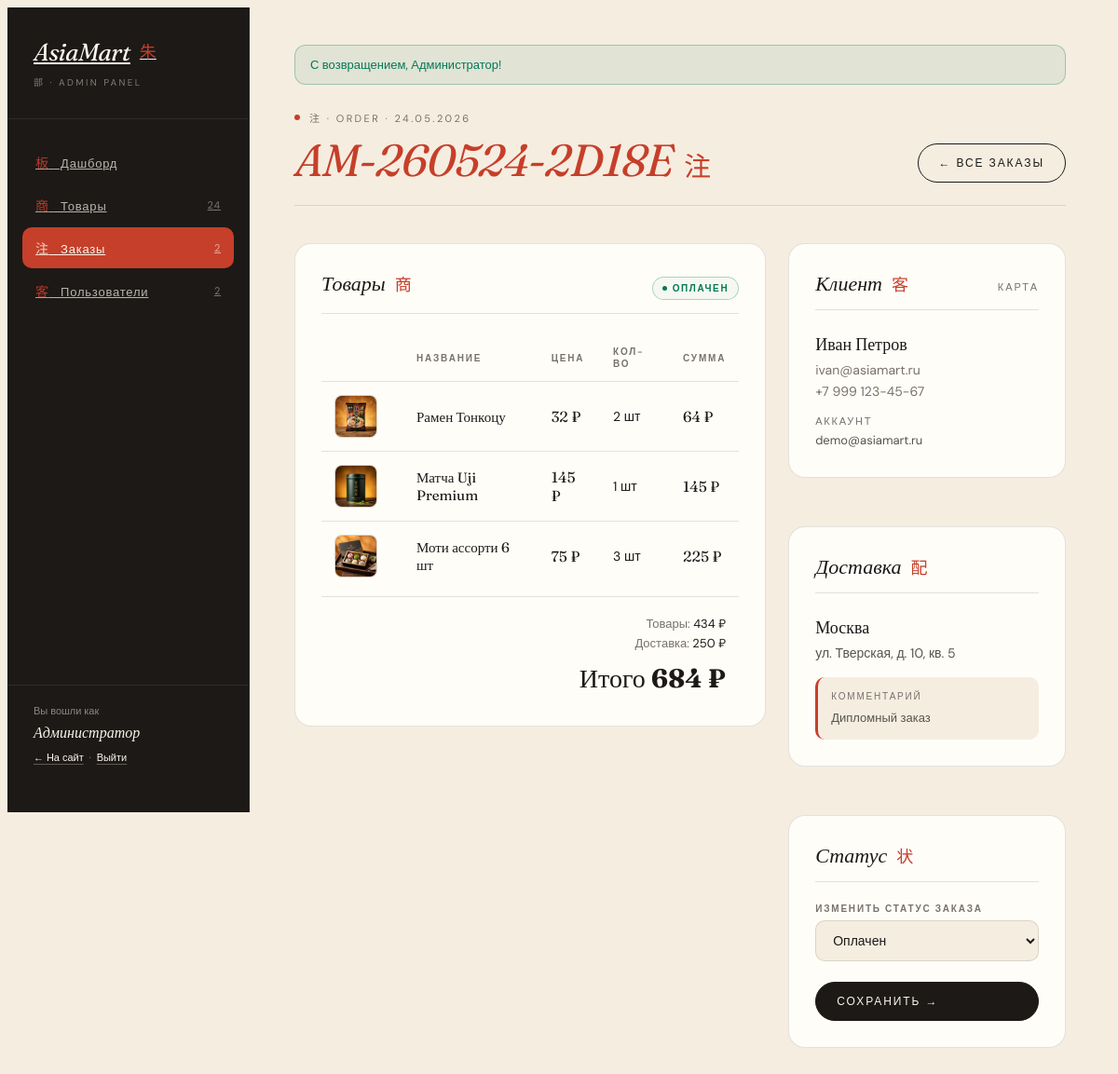
Page /admin/orders.php?id=2 (signed in) on the committed database.
### tables this page shows
CREATE TABLE `users` (
  `id` int(10) unsigned NOT NULL AUTO_INCREMENT,
  `email` varchar(190) NOT NULL,
  `password_hash` varchar(255) NOT NULL,
  `name` varchar(100) NOT NULL,
  `phone` varchar(30) DEFAULT NULL,
  `address` varchar(255) DEFAULT NULL,
  `role` enum('user','admin') NOT NULL DEFAULT 'user',
  `created_at` datetime NOT NULL DEFAULT current_timestamp(),
  PRIMARY KEY (`id`),
  UNIQUE KEY `uniq_email` (`email`)
);

CREATE TABLE `orders` (
  `id` int(10) unsigned NOT NULL AUTO_INCREMENT,
  `order_number` varchar(40) NOT NULL,
  `user_id` int(10) unsigned DEFAULT NULL,
  `status` enum('new','paid','shipped','delivered','cancelled') NOT NULL DEFAULT 'new',
  `total` decimal(10,2) NOT NULL DEFAULT 0.00,
  `customer_name` varchar(120) NOT NULL,
  `customer_phone` varchar(30) NOT NULL,
  `customer_email` varchar(190) NOT NULL,
  `city` varchar(120) NOT NULL DEFAULT '',
  `address` varchar(500) NOT NULL DEFAULT '',
  `subtotal` decimal(10,2) NOT NULL DEFAULT 0.00,
  `delivery` decimal(10,2) NOT NULL DEFAULT 0.00,
  `shipping_address` varchar(500) NOT NULL DEFAULT '',
  `payment_method` enum('card','sbp','cash') NOT NULL DEFAULT 'card',
  `comment` text DEFAULT NULL,
  `created_at` datetime NOT NULL DEFAULT current_timestamp(),
  PRIMARY KEY (`id`),
  UNIQUE KEY `uq_order_number` (`order_number`),
  KEY `idx_user` (`user_id`),
  KEY `idx_status` (`status`),
  CONSTRAINT `fk_orders_user` FOREIGN KEY (`user_id`) REFERENCES `users` (`id`) ON DELETE SET NULL ON UPDATE CASCADE
);

CREATE TABLE `order_items` (
  `id` int(10) unsigned NOT NULL AUTO_INCREMENT,
  `order_id` int(10) unsigned NOT NULL,
  `product_id` int(10) unsigned NOT NULL,
  `product_name` varchar(200) NOT NULL,
  `price` decimal(10,2) NOT NULL,
  `quantity` int(10) unsigned NOT NULL,
  PRIMARY KEY (`id`),
  KEY `idx_order` (`order_id`),
  KEY `fk_oi_product` (`product_id`),
  CONSTRAINT `fk_oi_order` FOREIGN KEY (`order_id`) REFERENCES `orders` (`id`) ON DELETE CASCADE ON UPDATE CASCADE,
  CONSTRAINT `fk_oi_product` FOREIGN KEY (`product_id`) REFERENCES `products` (`id`) ON UPDATE CASCADE
);

CREATE TABLE `products` (
  `id` int(10) unsigned NOT NULL AUTO_INCREMENT,
  `category_id` int(10) unsigned NOT NULL,
  `name` varchar(200) NOT NULL,
  `slug` varchar(200) NOT NULL,
  `short_desc` varchar(500) DEFAULT NULL,
  `description` text DEFAULT NULL,
  `price` decimal(10,2) NOT NULL DEFAULT 0.00,
  `old_price` decimal(10,2) DEFAULT NULL,
  `stock` int(11) NOT NULL DEFAULT 0,
  `country` varchar(60) DEFAULT NULL,
  `brand` varchar(80) DEFAULT NULL,
  `weight` varchar(60) DEFAULT NULL,
  `image` varchar(255) DEFAULT NULL,
  `is_featured` tinyint(1) NOT NULL DEFAULT 0,
  `rating` decimal(2,1) NOT NULL DEFAULT 5.0,
  `reviews_count` int(10) unsigned NOT NULL DEFAULT 0,
  `is_active` tinyint(1) NOT NULL DEFAULT 1,
  `created_at` datetime NOT NULL DEFAULT current_timestamp(),
  PRIMARY KEY (`id`),
  UNIQUE KEY `uniq_slug` (`slug`),
  KEY `idx_category` (`category_id`),
  KEY `idx_active` (`is_active`),
  CONSTRAINT `fk_products_category` FOREIGN KEY (`category_id`) REFERENCES `categories` (`id`) ON UPDATE CASCADE
);

### includes/db.php (called while the page is built, shortened)
<?php
function db(): PDO {
    static $pdo = null;
    if ($pdo !== null) return $pdo;
    $dsn = sprintf(
        'mysql:host=%s;port=%d;dbname=%s;charset=%s',
        DB_HOST, DB_PORT, DB_NAME, DB_CHARSET
    );
    try {
        $pdo = new PDO($dsn, DB_USER, DB_PASS, [
            PDO::ATTR_ERRMODE            => PDO::ERRMODE_EXCEPTION,
            PDO::ATTR_DEFAULT_FETCH_MODE => PDO::FETCH_ASSOC,
            PDO::ATTR_EMULATE_PREPARES   => false,
        ]);
    } catch (PDOException $e) {
        http_response_code(500);
        die('Ошибка подключения к базе данных: ' . htmlspecialchars($e->getMessage()));
    }
    return $pdo;
}

### includes/helpers.php (called while the page is built, shortened)
<?php
require_once __DIR__ . '/db.php';
function e(?string $s): string {
    return htmlspecialchars((string)$s, ENT_QUOTES | ENT_SUBSTITUTE, 'UTF-8');
}
function price(float $value): string {
    return number_format($value, 0, ',', ' ') . ' ₽';
}
function current_user(): ?array {
    $stmt = db()->prepare('SELECT id, email, name, role FROM users WHERE id = ?');
    $stmt->execute([$_SESSION['user_id']]);
    $u = $stmt->fetch();
    return $u ?: null;
}
function flash_get(string $type = 'success'): ?string {
    $msg = $_SESSION['_flash'][$type] ?? null;
    return $msg;
}

### public/admin/orders.php (the view, shortened to what this page needs)
<?php
require_once __DIR__ . '/_layout.php';
$pdo = db();
$statusLabels = ['new'=>'Новый','paid'=>'Оплачен','shipped'=>'Отправлен','delivered'=>'Доставлен','cancelled'=>'Отменён'];
$paymentLabels = ['card'=>'Карта','sbp'=>'СБП','cash'=>'Наличные'];
$id = (int)($_GET['id'] ?? 0);
if ($id) {
    $stmt = $pdo->prepare('SELECT o.*, u.email AS user_email FROM orders o LEFT JOIN users u ON u.id=o.user_id WHERE o.id=?');
    $stmt->execute([$id]);
    $o = $stmt->fetch();
    $items = $pdo->prepare('SELECT oi.*, p.image FROM order_items oi LEFT JOIN products p ON p.id=oi.product_id WHERE oi.order_id=?');
    $items->execute([$id]);
    $items = $items->fetchAll();
    admin_header('orders', "Заказ {$o['order_number']}");
    ?>
    <div class="admin-page-head">
      <div>
        <div class="admin-eyebrow"><span class="dot"></span>注 · ORDER · <?= date('d.m.Y', strtotime($o['created_at'])) ?></div>
        <h1 class="admin-page-title">
          <em><?= e($o['order_number']) ?></em><span class="kanji">注</span>
        </h1>
      </div>
      <div class="admin-page-actions">
        <a href="/admin/orders.php" class="admin-btn admin-btn-ghost">← Все заказы</a>
      </div>
    </div>
    <div style="display:grid;grid-template-columns:1.7fr 1fr;gap:24px;align-items:flex-start;">
      <section class="admin-section">
        <header class="admin-section-head">
          <h3>Товары<span class="kanji">商</span></h3>
          <span class="pill <?= e($o['status']) ?>"><?= e($statusLabels[$o['status']]) ?></span>
        </header>
        <table class="admin-table">
          <thead>
            <tr>
              <th></th>
              <th>Название</th>
              <th>Цена</th>
              <th>Кол-во</th>
              <th>Сумма</th>
            </tr>
          </thead>
          <tbody>
          <?php foreach ($items as $it): ?>
            <tr>
              <td style="width:60px;">
                <div class="name-thumb"><img src="<?= e($it['image'] ?: '/assets/img/placeholder.png') ?>" alt=""></div>
              </td>
              <td>
                <div class="name-title"><?= e($it['product_name']) ?></div>
              </td>
              <td><span class="price"><?= price((float)$it['price']) ?></span></td>
              <td><?= $it['quantity'] ?> шт</td>
              <td><span class="price"><?= price($it['price']*$it['quantity']) ?></span></td>
            </tr>
          <?php endforeach; ?>
          </tbody>
        </table>
        <div style="display:flex;justify-content:flex-end;padding:20px 14px 6px;border-top:1px solid var(--rg-line);margin-top:6px;">
          <div style="text-align:right;font-family:'DM Sans',sans-serif;">
            <div style="color:var(--rg-mute);font-size:13px;">Товары: <span style="color:var(--rg-ink);"><?= price((float)$o['subtotal']) ?></span></div>
            <div style="color:var(--rg-mute);font-size:13px;margin-top:4px;">Доставка: <span style="color:var(--rg-ink);"><?= $o['delivery']>0 ? price((float)$o['delivery']) : 'бесплатно' ?></span></div>
            <div style="font-family:'Fraunces',serif;font-size:28px;margin-top:12px;color:var(--rg-ink);">
              Итого <strong><?= price((float)$o['total']) ?></strong>
            </div>
          </div>
        </div>
      </section>
      <aside style="display:flex;flex-direction:column;gap:20px;position:sticky;top:24px;">
        <section class="admin-section">
          <header class="admin-section-head">
            <h3>Клиент<span class="kanji">客</span></h3>
            <span class="meta"><?= e($paymentLabels[$o['payment_method']] ?? $o['payment_method']) ?></span>
          </header>
          <div style="font-family:'DM Sans',sans-serif;font-size:14px;line-height:1.7;">
            <div style="font-family:'Fraunces',serif;font-size:18px;color:var(--rg-ink);"><?= e($o['customer_name']) ?></div>
            <div style="color:var(--rg-mute);"><?= e($o['customer_email']) ?></div>
            <div style="color:var(--rg-mute);"><?= e($o['customer_phone']) ?></div>
            <?php if ($o['user_email']): ?>
              <div style="margin-top:10px;font-size:11px;letter-spacing:0.16em;text-transform:uppercase;color:var(--rg-mute);">аккаунт</div>
              <div style="font-size:13px;color:var(--rg-ink-2);"><?= e($o['user_email']) ?></div>
            <?php endif; ?>
          </div>
        </section>
        <section class="admin-section">
          <header class="admin-section-head">
            <h3>Доставка<span class="kanji">配</span></h3>
          </header>
          <div style="font-family:'DM Sans',sans-serif;font-size:14px;line-height:1.7;color:var(--rg-ink-2);">
            <div style="font-family:'Fraunces',serif;font-size:18px;color:var(--rg-ink);"><?= e($o['city']) ?></div>
            <div><?= e($o['address']) ?></div>
            <?php if($o['comment']): ?>
              <div style="margin-top:14px;padding:12px 14px;background:var(--rg-cream);border-radius:10px;font-size:13px;border-left:3px solid var(--rg-vermilion);">
                <div style="font-size:10px;letter-spacing:0.18em;text-transform:uppercase;color:var(--rg-mute);margin-bottom:4px;">Комментарий</div>
                <?= e($o['comment']) ?>
              </div>
            <?php endif; ?>
          </div>
        </section>
        <section class="admin-section">
          <header class="admin-section-head">
            <h3>Статус<span class="kanji">状</span></h3>
          </header>
          <form method="post" class="admin-form">
            <div class="field">
              <label>Изменить статус заказа</label>
              <select name="status">
                <?php foreach ($statusLabels as $k=>$v): ?>
                  <option value="<?= $k ?>" <?= $k===$o['status']?'selected':'' ?>><?= $v ?></option>
                <?php endforeach; ?>
              </select>
            </div>
            <button class="admin-btn" type="submit">Сохранить →</button>
          </form>
        </section>
      </aside>
    </div>
    <?php
    admin_footer(); exit;
}
?>

### public/admin/_layout.php (shortened to what this page needs)
<?php
require_once __DIR__ . '/../../includes/helpers.php';
$me = current_user();
function admin_counts(): array {
    $pdo = db();
    $c = [
        'products' => (int)$pdo->query("SELECT COUNT(*) FROM products")->fetchColumn(),
        'orders'   => (int)$pdo->query("SELECT COUNT(*) FROM orders")->fetchColumn(),
        'users'    => (int)$pdo->query("SELECT COUNT(*) FROM users")->fetchColumn(),
        'new'      => (int)$pdo->query("SELECT COUNT(*) FROM orders WHERE status='new'")->fetchColumn(),
    ];
    return $c;
}
function admin_header(string $section, string $title): void {
    global $me;
    $counts = admin_counts();
    $cssTime = filemtime(__DIR__ . '/../assets/css/ryokan.css');
?>
<!DOCTYPE html>
<html lang="ru">
<head>
  <link rel="stylesheet" href="/assets/css/ryokan.css?v=<?= $cssTime ?>">
</head>
<body class="admin-ryokan">
<div class="admin-shell">
  <aside class="admin-side">
    <div class="admin-brand">
      <a href="/admin/">
        <span class="name">AsiaMart</span>
        <sup class="hanko">朱</sup>
      </a>
      <span class="tag">部 · Admin Panel</span>
    </div>
    <ul class="admin-nav">
      <li><a href="/admin/" class="<?= $section==='dashboard'?'is-active':'' ?>">
        <span><span class="kanji">板</span> &nbsp; Дашборд</span>
      </a></li>
      <li><a href="/admin/products.php" class="<?= $section==='products'?'is-active':'' ?>">
        <span><span class="kanji">商</span> &nbsp; Товары</span>
        <span class="count"><?= $counts['products'] ?></span>
      </a></li>
      <li><a href="/admin/orders.php" class="<?= $section==='orders'?'is-active':'' ?>">
        <span><span class="kanji">注</span> &nbsp; Заказы</span>
        <span class="count"><?= $counts['orders'] ?><?= $counts['new']>0 ? ' · '.$counts['new'].' нов.' : '' ?></span>
      </a></li>
      <li><a href="/admin/users.php" class="<?= $section==='users'?'is-active':'' ?>">
        <span><span class="kanji">客</span> &nbsp; Пользователи</span>
        <span class="count"><?= $counts['users'] ?></span>
      </a></li>
    </ul>
    <div class="admin-side-foot">
      <div style="margin-bottom:6px;">Вы вошли как</div>
      <div style="color:var(--rg-paper);font-family:'Fraunces',serif;font-style:italic;font-size:16px;margin-bottom:10px;">
        <?= e($me['name']) ?>
      </div>
      <a href="/">← На сайт</a>
      &nbsp;·&nbsp;
      <a href="/logout.php">Выйти</a>
    </div>
  </aside>
  <main class="admin-content">
    <?php if ($msg = flash_get('success')): ?>
      <div style="background:rgba(4,120,87,0.08);border:1px solid rgba(4,120,87,0.3);color:#047857;padding:12px 16px;border-radius:12px;margin-bottom:24px;font-family:'DM Sans',sans-serif;font-size:13px;">
        <?= e($msg) ?>
      </div>
    <?php endif; ?>
<?php }
function admin_footer(): void { ?>
  </main>
</div>
</body>
</html>
<?php } ?>

### rows in the picture
users: name "Администратор"
orders: created_at "24.05.2026", order_number "AM-260524-2D18E", status "ОПЛАЧЕН", subtotal "434 ₽", delivery "250 ₽", total "684 ₽", payment_method "КАРТА", customer_name "Иван Петров", customer_email "ivan@asiamart.ru", customer_phone "+7 999 123-45-67", user.email "demo@asiamart.ru", city "Москва", address "ул. Тверская, д. 10, кв. 5", comment "Дипломный заказ", status "Оплачен"
order_items: product.image (picture), product_name "Рамен Тонкоцу", price "32 ₽", quantity "2", price($it['price']*$it['quantity']) "64 ₽"
order_items: product.image (picture), product_name "Матча Uji Premium", price "145 ₽", quantity "1", price($it['price']*$it['quantity']) "145 ₽"
order_items: product.image (picture), product_name "Моти ассорти 6 шт", price "75 ₽", quantity "3", price($it['price']*$it['quantity']) "225 ₽"

### other values in the picture
$counts['products'] "24"
$counts['orders'] "2"
$counts['users'] "2"
$msg "С возвращением, Администратор!"
